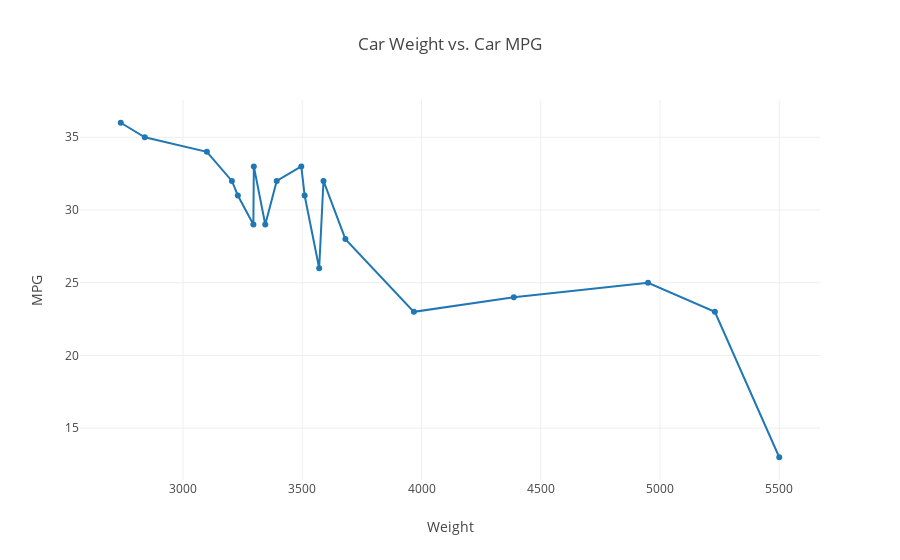

The notebook cell this image was saved under:
### Code cell
trace = go.Scatter(
    x = weight,
    y = mpg,
    text = name
)

layout = go.Layout(
    title = 'Car Weight vs. Car MPG',
    yaxis = dict(
        title = 'MPG'
    ),
    xaxis = dict(
        title = 'Weight'
    )
)

data = [trace]
fig = go.Figure(data = data, layout = layout)
py.iplot(fig, filename = 'correlation2')

### Figure 1 — Plotly figure (JSON) as saved in the notebook; plotly's stock layout.template omitted (floating-point values rounded to 4 significant figures)
{"data": [{"text": ["Honda Civic Coupe", "Toyota Corolla", "Volkswagen Jetta", "Honda Accord", "Mazda 6", "BMW 320i", "Nissan Altima", "Toyota Camry", "Chevrolet Malibu", "KIA Optima", "Honda CR-V", "Lexus ES 350", "Hyundai Sonata", "Ford Fusion", "Porsche Panamera", "Audi Q5", "Range Rover", "Ford F-150", "Mercedes-Benz G Wagon"], "type": "scatter", "x": [2739, 2840, 3100, 3205, 3230, 3295, 3297, 3345, 3393, 3496, 3510, 3571, 3589, 3681, 3968, 4387, 4950, 5230, 5500], "y": [36, 35, 34, 32, 31, 29, 33, 29, 32, 33, 31, 26, 32, 28, 23, 24, 25, 23, 13]}], "layout": {"title": "Car Weight vs. Car MPG", "xaxis": {"title": "Weight"}, "yaxis": {"title": "MPG"}}}
